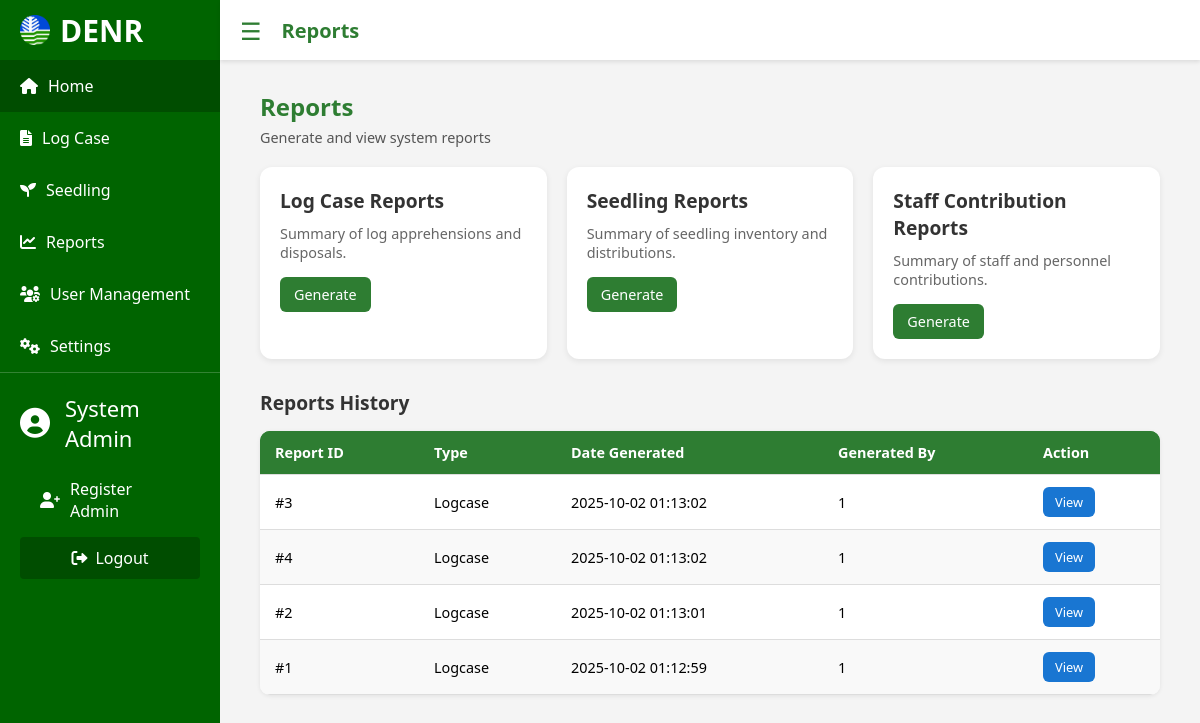
Screenshot of /admin/reports.php (signed in) with the database file from the repository.
### tables this page shows
CREATE TABLE `reports_history` (
  `id` int(11) NOT NULL,
  `type` varchar(100) NOT NULL,
  `filename` varchar(255) NOT NULL,
  `generated_by` varchar(100) NOT NULL,
  `date_generated` timestamp NOT NULL DEFAULT current_timestamp()
);

### admin/reports.php (the view, shortened to what this page needs)
<!DOCTYPE html>
<html lang="en">
<head>
    <link rel="stylesheet" href="../assets/css/style.css">
    <link rel="stylesheet" href="../assets/css/reports.css">
    <link rel="stylesheet" href="https://cdnjs.cloudflare.com/ajax/libs/font-awesome/6.0.0-beta3/css/all.min.css">
</head>
<body>
<div class="layout">
    <?php include 'sidebar.php'; ?>
    <div class="main-wrapper" id="mainWrapper">
        <header>
            <div class="header-content">
                <span class="menu-icon" onclick="toggleSidebar()">☰</span>
                <h2>Reports</h2>
            </div>
        </header>
        <div class="content">
            <div class="page-header">
                <h3>Reports</h3>
                <p>Generate and view system reports</p>
            </div>
            <div class="report-cards">
                <div class="report-card">
                    <h3>Log Case Reports</h3>
                    <p>Summary of log apprehensions and disposals.</p>
                    <a href="generate_report.php?type=logcase" class="btn-generate">Generate</a>
                </div>
<div class="report-card">
    <h3>Seedling Reports</h3>
    <p>Summary of seedling inventory and distributions.</p>
    <a href="generate_report.php?type=seedling" class="btn-generate">Generate</a>
</div>
                <div class="report-card">
                    <h3>Staff Contribution Reports</h3>
                    <p>Summary of staff and personnel contributions.</p>
                    <a href="#" class="btn-generate">Generate</a>
                </div>
            </div>
            <div class="reports-history">
                <h3>Reports History</h3>
                <table class="reports-table">
                    <thead>
                        <tr>
                            <th>Report ID</th>
                            <th>Type</th>
                            <th>Date Generated</th>
                            <th>Generated By</th>
                            <th>Action</th>
                        </tr>
                    </thead>
<tbody>
<?php
include '../db_connect.php';
$result = $conn->query("SELECT * FROM reports_history ORDER BY date_generated DESC");
if ($result->num_rows > 0):
    while($row = $result->fetch_assoc()):
?>
    <tr>
        <td>#<?php echo $row['id']; ?></td>
        <td><?php echo ucfirst($row['type']); ?></td>
        <td><?php echo $row['date_generated']; ?></td>
        <td><?php echo $row['generated_by']; ?></td>
        <td>
            <a href="../reports/<?php echo $row['filename']; ?>" target="_blank" class="btn-view">View</a>
        </td>
    </tr>
<?php
    endwhile;
else:
?>
    <tr>
        <td colspan="5" style="text-align:center;">No reports generated yet.</td>
    </tr>
<?php endif; ?>
</tbody>
                </table>
            </div>
        </div>
    </div>
</div>
</body>
</html>

### assets/css/style.css (style rules this page uses)
* { box-sizing: border-box; margin: 0; padding: 0; }
body { font-family: 'Segoe UI', sans-serif; background-color: #f4f4f4; height: 100vh; overflow-y: auto; transition: all 0.3s ease; }
.layout { display: flex; min-height: 100vh; }
.main-wrapper { flex: 1; display: flex; flex-direction: column; transition: margin-left 0.3s ease; }
header { background-color: white; height: 60px; display: flex; justify-content: space-between; align-items: center; padding: 0 20px; box-shadow: 0 2px 4px rgba(0,0,0,0.1); position: sticky; top: 0; z-index: 10; }
.header-content { display: flex; align-items: center; }
.menu-icon { font-size: 24px; cursor: pointer; margin-right: 20px; color: #2e7d32; }
header h2 { color: #2e7d32; font-size: 20px; }
.content { padding: 30px 40px; overflow-y: auto; flex-grow: 1; }
table { width: 100%; border-collapse: collapse; background: white; box-shadow: 0 1px 3px rgba(0,0,0,0.1); border-radius: 8px; overflow: hidden; }
th, td { text-align: left; padding: 12px 15px; border-bottom: 1px solid #ddd; }
th { background-color: #2e7d32; color: white; }

### assets/css/reports.css (style rules this page uses)
.page-header { margin-bottom: 20px; }
.page-header h3 { font-size: 1.5rem; margin-bottom: 5px; color: #2e7d32; }
.page-header p { font-size: 0.9rem; color: #555; }
.report-cards { display: grid; grid-template-columns: repeat(auto-fit, minmax(250px, 1fr)); gap: 20px; margin-bottom: 30px; }
.report-card { background: #fff; border-radius: 12px; padding: 20px; box-shadow: 0 2px 6px rgba(0,0,0,0.08); transition: transform 0.2s ease, box-shadow 0.2s ease; }
.report-card h3 { margin: 0 0 10px; font-size: 1.2rem; color: #333; }
.report-card p { font-size: 0.9rem; color: #666; margin-bottom: 15px; }
.btn-generate { display: inline-block; padding: 8px 14px; background: #2e7d32; color: #fff; font-size: 0.9rem; border-radius: 6px; text-decoration: none; transition: background 0.2s ease; }
.reports-history h3 { margin-bottom: 15px; font-size: 1.2rem; color: #333; }
.reports-table { width: 100%; border-collapse: collapse; background: #fff; border-radius: 10px; overflow: hidden; box-shadow: 0 1px 4px rgba(0,0,0,0.08); }
.reports-table thead { background: #2e7d32; color: #fff; }
.reports-table th, .reports-table td { padding: 12px 15px; text-align: left; font-size: 0.9rem; }
.reports-table tbody tr:nth-child(even) { background: #f9f9f9; }
.btn-view { display: inline-block; padding: 6px 12px; background: #1976d2; color: #fff; font-size: 0.8rem; border-radius: 6px; text-decoration: none; transition: background 0.2s ease; }

### rows the page displays
reports_history: id "3", type "Logcase", date_generated "2025-10-02 01:13:02", generated_by "1"
reports_history: id "4", type "Logcase", date_generated "2025-10-02 01:13:02", generated_by "1"
reports_history: id "2", type "Logcase", date_generated "2025-10-02 01:13:01", generated_by "1"
reports_history: id "1", type "Logcase", date_generated "2025-10-02 01:12:59", generated_by "1"

### other values shown
$_SESSION['login_name'] "System Admin"
